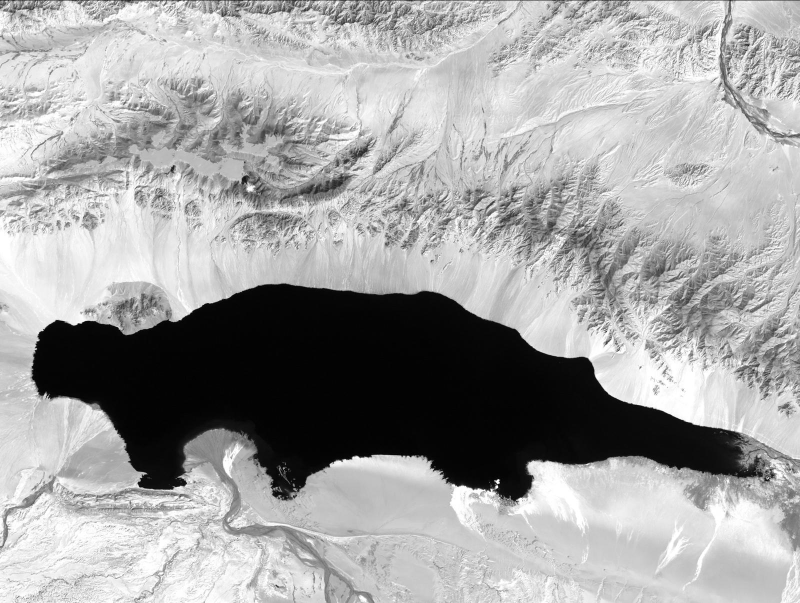
#> input picture Images/AyakkumLake1.jpg, 1600 x 1206 px, found by its file name (shown at 1/2 size)
$ python 'coordinates extraction and change marking.py'   (older library calls are emulated)
#> lines starting #> are read from the running program, lines starting #| are printed output that depends on the picture; after the words box and inside, x2 and y2 are one past the last pixel; in counts of white or black regions, pixels touching at a corner belong together
image1_path = "/home/tejal/Change-Detection-Using-Satellite-Images/Images/AyakkumLake1.jpg"
image2_path = "/home/tejal/Change-Detection-Using-Satellite-Images/Images/AyakkumLake2.jpg"
out_dir = "/home/tejal/Change-Detection-Using-Satellite-Images/Output"


print('[INFO] Start Change Detection ...')
print('[INFO] Importing Librairies ...')
import cv2
import sklearn
from sklearn.cluster import KMeans
from collections import Counter
from sklearn.decomposition import PCA
import skimage.morphology
import numpy as np
import matplotlib.pyplot as plt
import time


def find_vector_set(diff_image, new_size):

    i = 0
    j = 0
    vector_set = np.zeros((int(new_size[0] * new_size[1] / 25),25))
    while i < vector_set.shape[0]:
        while j < new_size[1]:
            k = 0
            while k < new_size[0]:
                block   = diff_image[j:j+5, k:k+5]
                feature = block.ravel()
                vector_set[i, :] = feature
                k = k + 5
            j = j + 5
        i = i + 1

    mean_vec   = np.mean(vector_set, axis = 0)
    # Mean normalization
    vector_set = vector_set - mean_vec
    return vector_set, mean_vec

def find_FVS(EVS, diff_image, mean_vec, new):

    i = 2
    feature_vector_set = []

    while i < new[1] - 2:
        j = 2
        while j < new[0] - 2:
            block = diff_image[i-2:i+3, j-2:j+3]
            feature = block.flatten()
            feature_vector_set.append(feature)
            j = j+1
        i = i+1

    FVS = np.dot(feature_vector_set, EVS)
    FVS = FVS - mean_vec
    print ("[INFO] Feature vector space size", FVS.shape)
    return FVS

def clustering(FVS, components, new):
    kmeans = KMeans(components, verbose = 0)
    kmeans.fit(FVS)
    output = kmeans.predict(FVS)
    count  = Counter(output)

    least_index = min(count, key = count.get)
    change_map  = np.reshape(output,(new[1] - 4, new[0] - 4))
    return least_index, change_map
# edge detectionusing canny filter and ploting it
def edge_detection(CloseMap):
    edges = cv2.Canny(CloseMap, 100, 200)
    plt.subplot(121), plt.imshow(CloseMap, cmap = 'gray')
    plt.title('Original Image'), plt.xticks([]), plt.yticks([])
    plt.subplot(122), plt.imshow(edges,cmap = 'gray')
    plt.title('Edge Image'), plt.xticks([]), plt.yticks([])
    plt.savefig('Edge Image.png')
    plt.show()
    #cv2.imwrite(out_dir+'Edges.jpg', edges)
    return edges
# extracting coordinates of the changed area by dividing the changed image into sections of size 5x5
def printFinal(image, edge):
    #dividing the white section of the edge detected image into 5x5 sections
    edge[:5,:5] = 255
    #finding the white section of the image and storing the coordinates in the variable indices
    indices = np.where(edge == 255)
    print ("coordinates of changed places" ,indices)
    coordinates = zip(indices[0], indices[1])
    #forming a numpy array of x and y coordinates
    arr1 = np.asarray(list(map(np.int, indices[0])))
    arr2 = np.asarray(list(map(np.int, indices[1])))
    #copying the original input image in variable impcopy
    imcopy = image.copy()
    #changing the colour of the coordinates in the original image wherever a change is seen
    for i in range(len(indices[0])):
        imcopy[indices[0][i]][indices[1][i]] = [255, 0, 0]
    #plotting the changes
    plt.subplot(121), plt.imshow(image)
    plt.title('Original Image'), plt.xticks([]), plt.yticks([])
    plt.subplot(122), plt.imshow(imcopy)
    plt.title('Final Image'), plt.xticks([]), plt.yticks([])
    plt.savefig('Final Image.png')
    plt.show()


# Read Images
print('[INFO] Reading Images ...')
start = time.time()
image1 = cv2.imread(image1_path)
#> image1 is the input picture: shape (1206, 1600, 3); min 0, max 255, mean 163.4
image2 = cv2.imread(image2_path)
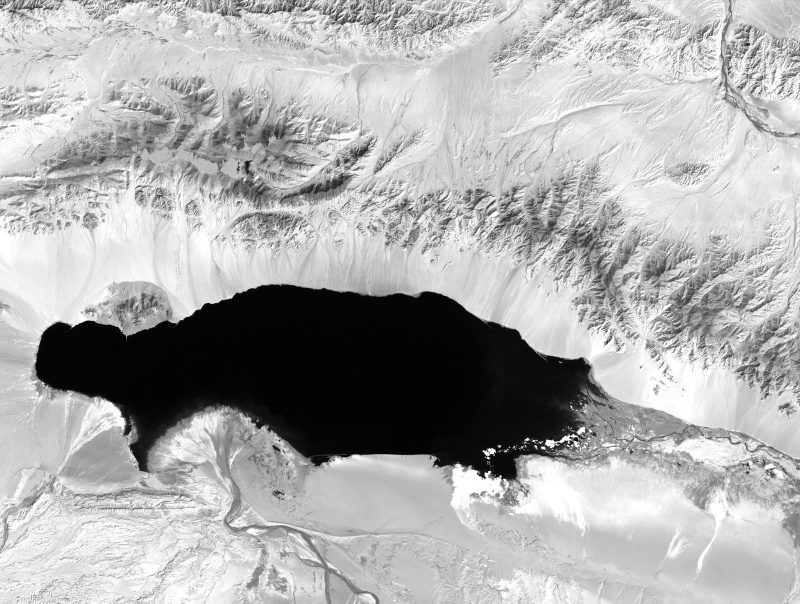
#> input picture Images/AyakkumLake2.jpg, 1600 x 1207 px, found by its file name (shown at 1/2 size)
#> image2 is the input picture: shape (1207, 1600, 3); min 0, max 255, mean 172.9
end = time.time()
print('[INFO] Reading Images took {} seconds'.format(end-start))


# Resize Images
print('[INFO] Resizing Images ...')
start = time.time()
new_size = np.asarray(image1.shape) /5
#> new_size = [241.2, 320, 0.6]
new_size = new_size.astype(int) *5
#> new_size = [1205, 1600, 0]
image1 = cv2.resize(image1, (new_size[0],new_size[1])).astype(int)
#> image1: shape (1600, 1205, 3) int64
image2 = cv2.resize(image2, (new_size[0],new_size[1])).astype(int)
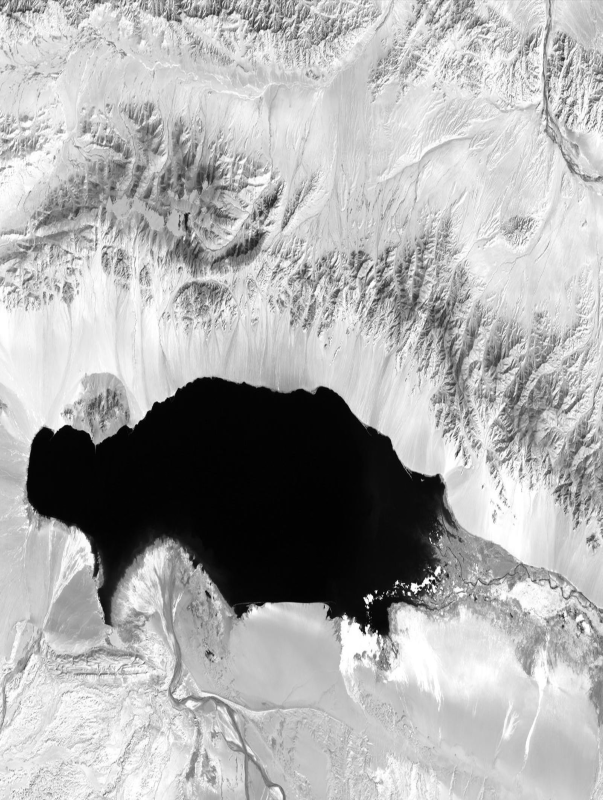
#> image2: shape (1600, 1205, 3) int64 (shown at 1/2 size); min 0, max 255, mean 172.8
end = time.time()
print('[INFO] Resizing Images took {} seconds'.format(end-start))

# Difference Image
print('[INFO] Computing Difference Image ...')
start = time.time()
diff_image = abs(image1 - image2)
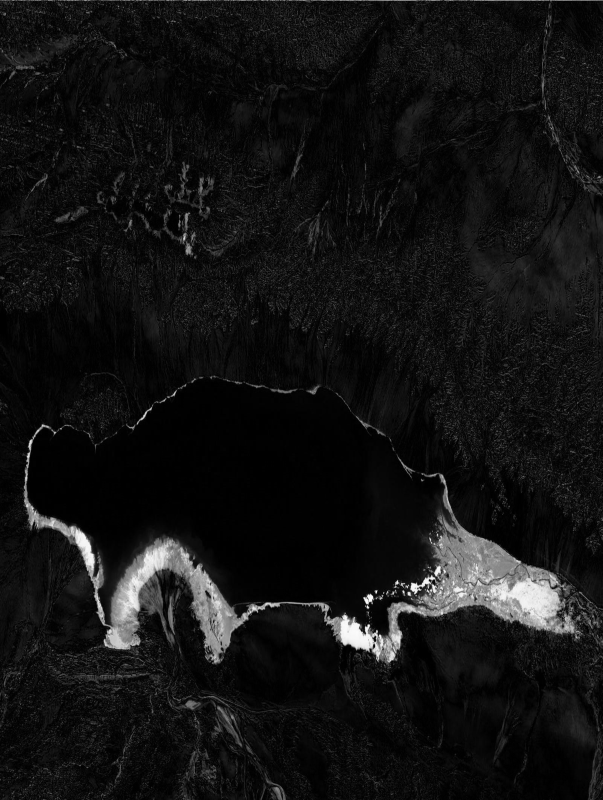
#> diff_image: shape (1600, 1205, 3) int64 (shown at 1/2 size); min 0, max 252, mean 19

#cv2.imwrite(out_dir+'difference.jpg', diff_image)
end = time.time()
print('[INFO] Computing Difference Image took {} seconds'.format(end-start))
diff_image=diff_image[:,:,1]
#> diff_image: shape (1600, 1205) int64
print("diff image shape : " + str(diff_image.shape))
#| diff image shape : (1600, 1205)


print('[INFO] Performing PCA ...')
start = time.time()
pca = PCA()
vector_set, mean_vec=find_vector_set(diff_image, new_size)
#> after the loop in find_vector_set, `while i < vector_set.shape[0]:`: i = 77120; j = 1600
#> in find_vector_set, `mean_vec   = np.mean(vector_set, axis = 0)`: mean_vec = 25 values, max 0.000441 at index 2, min 2.59e-05 at index 4, mean 0.000197
pca.fit(vector_set)
EVS = pca.components_
end = time.time()
print('[INFO] Performing PCA took {} seconds'.format(end-start))

print('[INFO] Building Feature Vector Space ...')
start = time.time()
FVS = find_FVS(EVS, diff_image, mean_vec, new_size)
#> after the loop in find_FVS, `while i < new[1] - 2:`: feature_vector_set = 1916796 items; i = 1598
#| [INFO] Feature vector space size (1916796, 25)
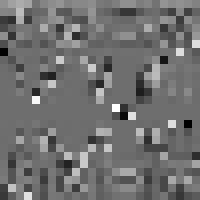
#> EVS: shape (25, 25) float64 (shown 8 times larger); min -0.704, max 0.922, mean 0.0115; drawn with min black and max white
components = 3
end = time.time()
print('[INFO] Building Feature Vector Space took {} seconds'.format(end-start))

print('[INFO] Clustering ...')
start = time.time()
least_index, change_map = clustering(FVS, components, new_size)
#> in clustering, `count  = Counter(output)`: count = {0: 1822677, 2: 62877, 1: 31242}
#> in clustering, `least_index = min(count, key = count.get)`: least_index = 1
#> in clustering, `change_map  = np.reshape(output,(new[1] - 4, new[0] - 4))`: change_map: shape (1596, 1201) int32; 3 distinct labels, from 0 to 2
#> least_index = 1
end = time.time()
print('[INFO] Clustering took {} seconds'.format(end-start))

change_map[change_map == least_index] = 255
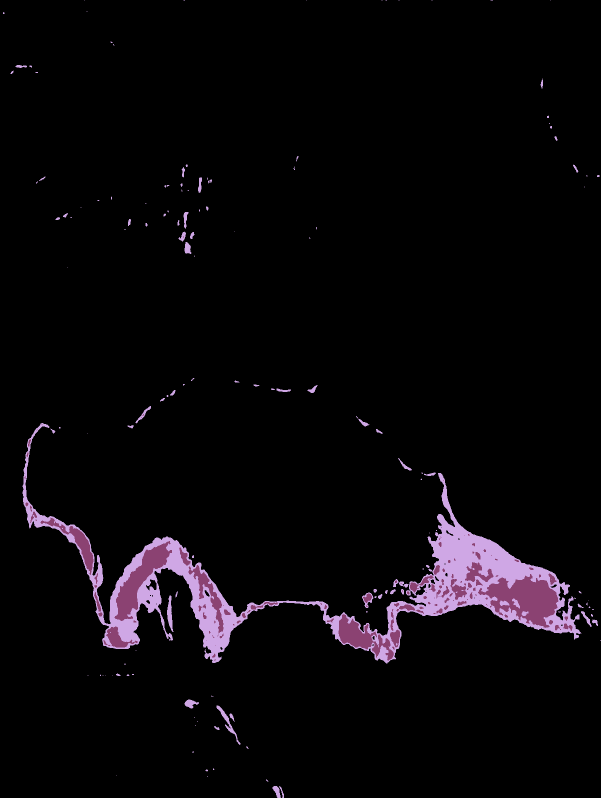
#> change_map: shape (1596, 1201) int32 (shown at 1/2 size); 3 distinct labels, from 0 to 255; one colour per label, 0 black
change_map[change_map != 255] = 0
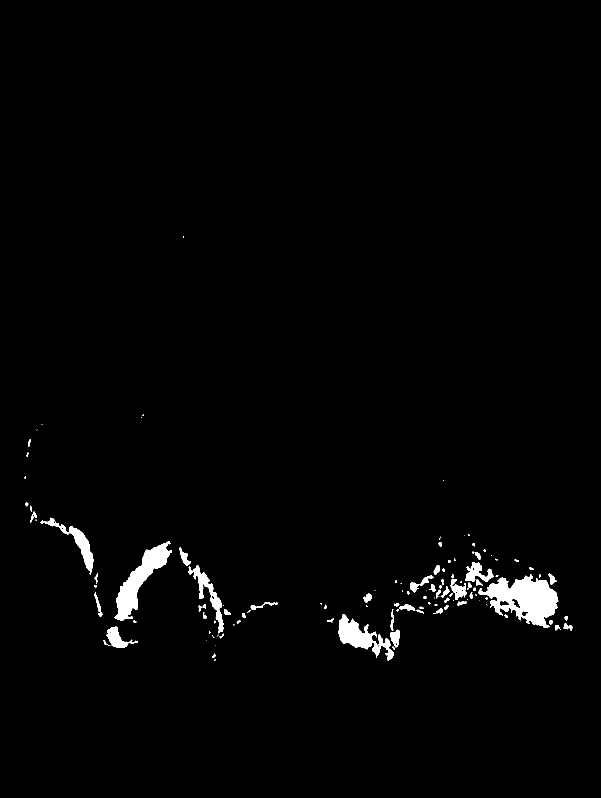
#> change_map: shape (1596, 1201) int32 (shown at 1/2 size); 1.6% white; 126 white regions (54 under 20 px), largest, box (x1, y1, x2, y2) and area: (956, 1148, 1117, 1256) 8922, (229, 1082, 344, 1242) 5849, (677, 1228, 788, 1321) 3740
change_map = change_map.astype(np.uint8)

print('[INFO] Save Change Map ...')
cv2.imwrite(out_dir+'ChangeMap.jpg', change_map)

print('[INFO] Performing Closing ...')
print('[WARNING] Kernel is fixed depending on image topology')
print('[WARNING] Closing with disk-shaped structuring element with radius equal to 6')
kernel = skimage.morphology.disk(6)
CloseMap = cv2.morphologyEx(change_map, cv2.MORPH_CLOSE, kernel)
#> CloseMap: shape (1596, 1201); 2% white; 44 white regions (20 under 20 px), largest, box (x1, y1, x2, y2) and area: (813, 1103, 1145, 1262) 17571, (229, 1082, 344, 1245) 6083, (677, 1206, 848, 1321) 5779
#cv2.imwrite(out_dir+'CloseMap.jpg', CloseMap)

print('[INFO] Performing Opening ...')
OpenMap = cv2.morphologyEx(CloseMap, cv2.MORPH_OPEN, kernel)
#> OpenMap: shape (1596, 1201); 1.7% white; 13 white regions, largest, box (x1, y1, x2, y2) and area: (868, 1125, 1116, 1256) 15224, (232, 1086, 342, 1242) 5896, (677, 1232, 800, 1318) 4812
#cv2.imwrite(out_dir+'OpenMap.jpg', OpenMap)

print('[INFO] Performing Edge Detection ...')
edges = edge_detection(CloseMap)
#> in edge_detection, `edges = cv2.Canny(CloseMap, 100, 200)`: edges: shape (1596, 1201); 0.26% white in thin lines or dots, all inside (x1, y1, x2, y2) = (48, 472, 1145, 1322)

print('[INFO] Getting Final Image ...')
printFinal(image1, edges)
#> in printFinal, `edge[:5,:5] = 255`: edge: shape (1596, 1201); 0.26% white in thin lines or dots, all inside (x1, y1, x2, y2) = (0, 0, 1145, 1322)
#> in printFinal, `indices = np.where(edge == 255)`: indices = 5044 positions, rows 0 to 1321, columns 0 to 1144
#> (printed output is left out)
#> in printFinal, `arr1 = np.asarray(list(map(np.int, indices[0])))`: arr1 = 5044 values from 0 to 1321
#> in printFinal, `arr2 = np.asarray(list(map(np.int, indices[1])))`: arr2 = 5044 values, max 1144 at index 4263, min 0 at index 0, mean 605.5
#> in printFinal, `plt.savefig('Final Image.png')`:
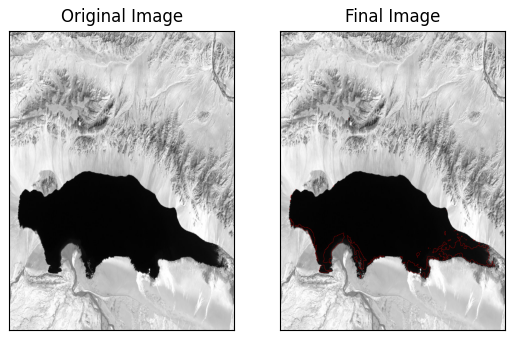
#> figure drawn by matplotlib, 2 panels; B, G, R data is drawn as R, G, B
